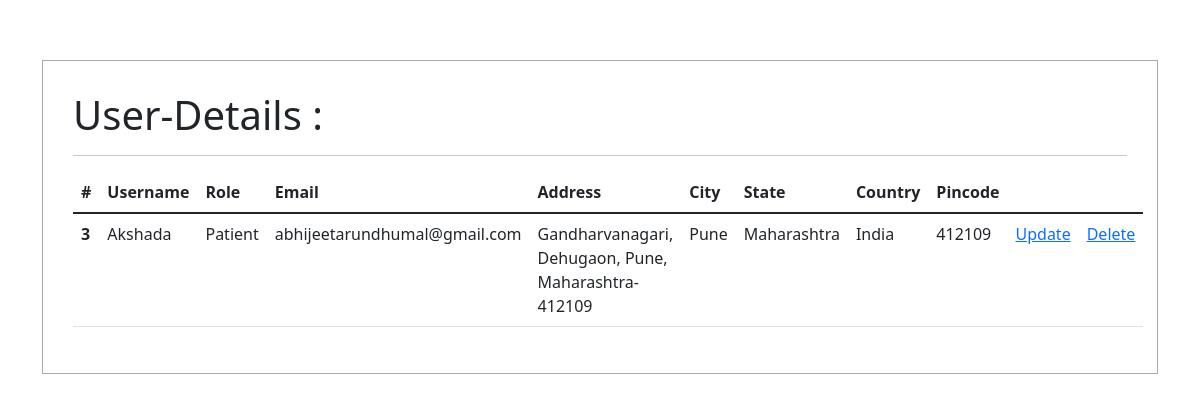
Page /userdetails/3/ (signed in) on the committed database.
### form/models.py (models this page shows, shortened)
class Profile(models.Model):
    user = models.OneToOneField(User, on_delete=models.CASCADE)
    role=models.CharField("Doctor/Patient",max_length=20,null=True)
    image = models.ImageField(upload_to='images/',null=True, blank=True)
    address_line1=city = models.CharField("Address_Line1", max_length=100, blank=True)
    city = models.CharField("City", max_length=50, blank=True)
    state = models.CharField("State", max_length=50, blank=True)
    country = models.CharField("Country", max_length=50, blank=True)
    pincode = models.CharField("Pincode", max_length=50, blank=True)

### form/views.py (the view)
# urls.py: path('userdetails/<str:pk>/', views.UserDetails,name="userdetails"),
@login_required
def UserDetails(request,pk):
    userdetails=User.objects.get(id=pk)
    profiledetails=Profile.objects.get(id=pk)
    context={'userdetails':userdetails,"profiledetails":profiledetails}
    return render(request,"form/userdetails.html",context)

### form/templates/form/userdetails.html (shortened to what this page needs)
<!doctype html>
<html lang="en">
<head>
    <link href="https://cdn.jsdelivr.net/npm/bootstrap@5.1.3/dist/css/bootstrap.min.css" rel="stylesheet"
>
</head>
<body>
    <div class="container" style="justify-content: center;align-items: center;margin-top: 5%;">
        <div class="container col-md-12" style="padding:30px;border:1px solid #aaa;margin-top: 10px;">
            <h1>User-Details : </h1>
            <hr>
            <table class="table">
                <thead>
                    <tr>
                        <th scope="col">#</th>
                        <th scope="col">Username</th>
                        <th scope="col">Role</th>
                        <th scope="col">Email</th>
                        <th scope="col">Address</th>
                        <th scope="col">City</th>
                        <th scope="col">State</th>
                        <th scope="col">Country</th>
                        <th scope="col">Pincode</th>
                    </tr>
                </thead>
                <tbody>
                    <tr>
                        <th scope="row">{{userdetails.id}}</th>
                        <td>{{userdetails.username}}</a></td>
                        <td>{{profiledetails.role}}</td>
                        <td>{{userdetails.email}}</td>
                        <td>{{profiledetails.address_line1}}</td>
                        <td>{{profiledetails.city}}</td>
                        <td>{{profiledetails.state}}</td>
                        <td>{{profiledetails.country}}</td>
                        <td>{{profiledetails.pincode}}</td>
                        <td><a href="{% url 'updateuserdetails' userdetails.id %}">Update</a></td>
                        <td><a href="{% url 'deleteuserdetails' userdetails.id %}">Delete</a></td>
                    </tr>
                </tbody>
            </table>
        </div>
    </div>
</body>
</html>

### rows in the picture
Profile: role "Patient", address_line1 "Gandharvanagari, Dehugaon, Pune, Maharashtra-412109", city "Pune", state "Maharashtra", country "India", pincode "412109"

### other values in the picture
{{ userdetails.id }} "3"
{{ userdetails.username }} "Akshada"
{{ userdetails.email }} "abhijeetarundhumal@gmail.com"
